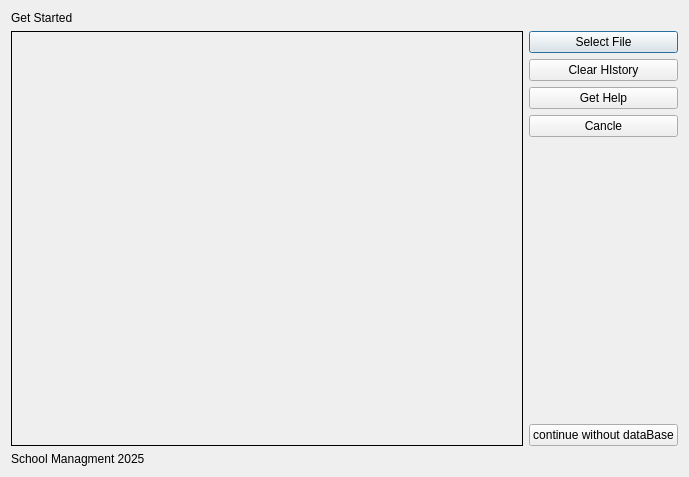
<?xml version="1.0" encoding="UTF-8"?>
<ui version="4.0">
 <class>StartPage</class>
 <widget class="QDialog" name="StartPage">
  <property name="geometry">
   <rect>
    <x>0</x>
    <y>0</y>
    <width>689</width>
    <height>477</height>
   </rect>
  </property>
  <property name="windowTitle">
   <string>Dialog</string>
  </property>
  <layout class="QVBoxLayout" name="verticalLayout_2">
   <item>
    <widget class="QLabel" name="windowName">
     <property name="text">
      <string>Get Started</string>
     </property>
    </widget>
   </item>
   <item>
    <layout class="QHBoxLayout" name="horizontalLayout">
     <item>
      <widget class="QStackedWidget" name="tablePlace">
       <property name="frameShape">
        <enum>QFrame::Shape::Box</enum>
       </property>
       <property name="lineWidth">
        <number>1</number>
       </property>
       <widget class="QWidget" name="page_5"/>
       <widget class="QWidget" name="page_6"/>
      </widget>
     </item>
     <item>
      <layout class="QVBoxLayout" name="verticalLayout">
       <item>
        <widget class="QPushButton" name="select_btn">
         <property name="maximumSize">
          <size>
           <width>16777215</width>
           <height>50</height>
          </size>
         </property>
         <property name="text">
          <string>Select File</string>
         </property>
        </widget>
       </item>
       <item>
        <widget class="QPushButton" name="clear_btn">
         <property name="text">
          <string>Clear HIstory</string>
         </property>
        </widget>
       </item>
       <item>
        <widget class="QPushButton" name="help_btn">
         <property name="text">
          <string>Get Help</string>
         </property>
        </widget>
       </item>
       <item>
        <widget class="QPushButton" name="cancle_btn">
         <property name="maximumSize">
          <size>
           <width>16777215</width>
           <height>50</height>
          </size>
         </property>
         <property name="text">
          <string>Cancle</string>
         </property>
        </widget>
       </item>
       <item>
        <spacer name="verticalSpacer">
         <property name="orientation">
          <enum>Qt::Orientation::Vertical</enum>
         </property>
         <property name="sizeHint" stdset="0">
          <size>
           <width>20</width>
           <height>40</height>
          </size>
         </property>
        </spacer>
       </item>
       <item>
        <widget class="QPushButton" name="without_btn">
         <property name="maximumSize">
          <size>
           <width>16777215</width>
           <height>50</height>
          </size>
         </property>
         <property name="text">
          <string>continue without dataBase</string>
         </property>
        </widget>
       </item>
      </layout>
     </item>
    </layout>
   </item>
   <item>
    <widget class="QLabel" name="appname">
     <property name="text">
      <string>School Managment 2025</string>
     </property>
    </widget>
   </item>
  </layout>
 </widget>
 <resources/>
 <connections/>
</ui>
